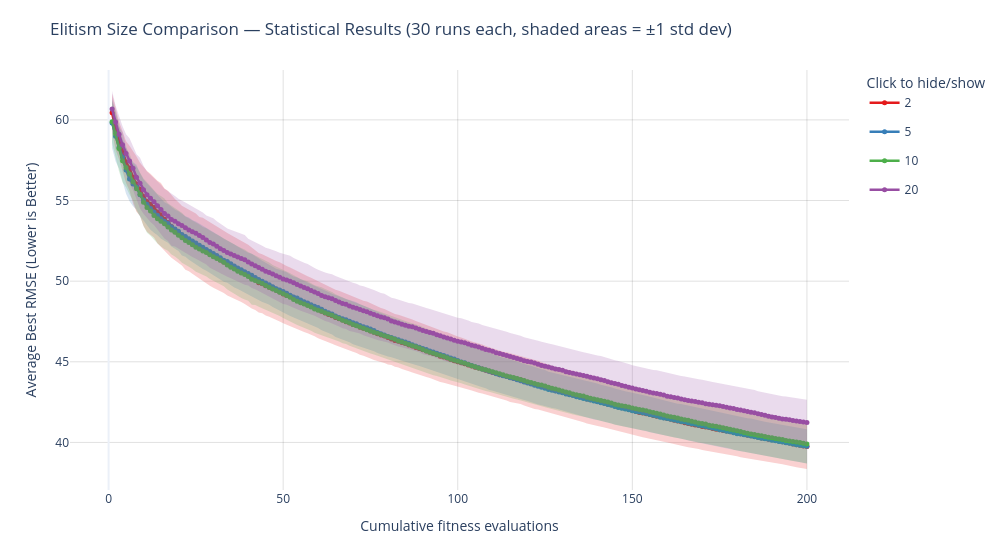

Notebook code cell kept with this figure:
### Code cell
elitism_n = [
    "2",
    "5",
    "10",
    "20"
]

plot_statistical_comparison_interactive(
    elitism_n_statistical_comparison,
    labels=elitism_n,
    title="Elitism Size Comparison — Statistical Results (30 runs each, shaded areas = ±1 std dev)",
)

### Figure 1 — Plotly figure (JSON) as saved in the notebook; plotly's stock layout.template omitted (floating-point values rounded to 4 significant figures; data arrays with more than 128 entries replaced by an {"elided": "..."} marker saying what was removed)
{"data": [{"hoverinfo": "skip", "legendgroup": "2", "line": {"width": 0}, "mode": "lines", "name": "2 std upper", "showlegend": false, "type": "scatter", "x": {"elided": "200 int values"}, "y": {"elided": "200 float values"}}, {"fill": "tonexty", "fillcolor": "rgba(228,26,28, 0.20)", "hoverinfo": "skip", "legendgroup": "2", "line": {"width": 0}, "mode": "lines", "name": "2 std band", "showlegend": false, "type": "scatter", "x": {"elided": "200 int values"}, "y": {"elided": "200 float values"}}, {"customdata": {"elided": "200x1 float values"}, "hovertemplate": "Cumulative fitness evaluations: %{x}<br>Mean: %{y:.5f}<br>Std: %{customdata[0]:.5f}<extra></extra>", "legendgroup": "2", "line": {"color": "rgb(228,26,28)", "width": 2.5}, "marker": {"size": 5}, "mode": "lines+markers", "name": "2", "type": "scatter", "x": {"elided": "200 int values"}, "y": {"elided": "200 float values"}}, {"hoverinfo": "skip", "legendgroup": "5", "line": {"width": 0}, "mode": "lines", "name": "5 std upper", "showlegend": false, "type": "scatter", "x": {"elided": "200 int values"}, "y": {"elided": "200 float values"}}, {"fill": "tonexty", "fillcolor": "rgba(55,126,184, 0.20)", "hoverinfo": "skip", "legendgroup": "5", "line": {"width": 0}, "mode": "lines", "name": "5 std band", "showlegend": false, "type": "scatter", "x": {"elided": "200 int values"}, "y": {"elided": "200 float values"}}, {"customdata": {"elided": "200x1 float values"}, "hovertemplate": "Cumulative fitness evaluations: %{x}<br>Mean: %{y:.5f}<br>Std: %{customdata[0]:.5f}<extra></extra>", "legendgroup": "5", "line": {"color": "rgb(55,126,184)", "width": 2.5}, "marker": {"size": 5}, "mode": "lines+markers", "name": "5", "type": "scatter", "x": {"elided": "200 int values"}, "y": {"elided": "200 float values"}}, {"hoverinfo": "skip", "legendgroup": "10", "line": {"width": 0}, "mode": "lines", "name": "10 std upper", "showlegend": false, "type": "scatter", "x": {"elided": "200 int values"}, "y": {"elided": "200 float values"}}, {"fill": "tonexty", "fillcolor": "rgba(77,175,74, 0.20)", "hoverinfo": "skip", "legendgroup": "10", "line": {"width": 0}, "mode": "lines", "name": "10 std band", "showlegend": false, "type": "scatter", "x": {"elided": "200 int values"}, "y": {"elided": "200 float values"}}, {"customdata": {"elided": "200x1 float values"}, "hovertemplate": "Cumulative fitness evaluations: %{x}<br>Mean: %{y:.5f}<br>Std: %{customdata[0]:.5f}<extra></extra>", "legendgroup": "10", "line": {"color": "rgb(77,175,74)", "width": 2.5}, "marker": {"size": 5}, "mode": "lines+markers", "name": "10", "type": "scatter", "x": {"elided": "200 int values"}, "y": {"elided": "200 float values"}}, {"hoverinfo": "skip", "legendgroup": "20", "line": {"width": 0}, "mode": "lines", "name": "20 std upper", "showlegend": false, "type": "scatter", "x": {"elided": "200 int values"}, "y": {"elided": "200 float values"}}, {"fill": "tonexty", "fillcolor": "rgba(152,78,163, 0.20)", "hoverinfo": "skip", "legendgroup": "20", "line": {"width": 0}, "mode": "lines", "name": "20 std band", "showlegend": false, "type": "scatter", "x": {"elided": "200 int values"}, "y": {"elided": "200 float values"}}, {"customdata": {"elided": "200x1 float values"}, "hovertemplate": "Cumulative fitness evaluations: %{x}<br>Mean: %{y:.5f}<br>Std: %{customdata[0]:.5f}<extra></extra>", "legendgroup": "20", "line": {"color": "rgb(152,78,163)", "width": 2.5}, "marker": {"size": 5}, "mode": "lines+markers", "name": "20", "type": "scatter", "x": {"elided": "200 int values"}, "y": {"elided": "200 float values"}}], "layout": {"height": 550, "hovermode": "x unified", "legend": {"itemclick": "toggle", "itemdoubleclick": "toggleothers", "title": {"text": "Click to hide/show"}}, "margin": {"b": 60, "l": 70, "r": 30, "t": 70}, "title": {"text": "Elitism Size Comparison — Statistical Results (30 runs each, shaded areas = ±1 std dev)"}, "width": 1000, "xaxis": {"gridcolor": "rgba(0,0,0,0.12)", "showgrid": true, "title": {"text": "Cumulative fitness evaluations"}}, "yaxis": {"gridcolor": "rgba(0,0,0,0.12)", "showgrid": true, "title": {"text": "Average Best RMSE (Lower is Better)"}}}}
